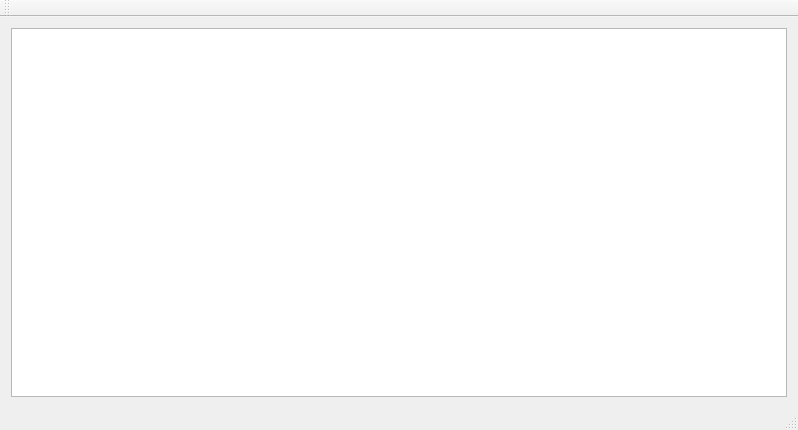
<?xml version="1.0" encoding="UTF-8"?>
<ui version="4.0">
 <class>MainWindow</class>
 <widget class="QMainWindow" name="MainWindow">
  <property name="geometry">
   <rect>
    <x>0</x>
    <y>0</y>
    <width>798</width>
    <height>430</height>
   </rect>
  </property>
  <property name="windowTitle">
   <string>Mira Exprivia configurations check</string>
  </property>
  <widget class="QWidget" name="centralWidget">
   <layout class="QGridLayout" name="gridLayout">
    <item row="0" column="0">
     <widget class="QTextEdit" name="teLog">
      <property name="font">
       <font>
        <family>Courier New</family>
       </font>
      </property>
      <property name="readOnly">
       <bool>true</bool>
      </property>
     </widget>
    </item>
   </layout>
  </widget>
  <widget class="QMenuBar" name="menuBar">
   <property name="geometry">
    <rect>
     <x>0</x>
     <y>0</y>
     <width>798</width>
     <height>26</height>
    </rect>
   </property>
  </widget>
  <widget class="QToolBar" name="mainToolBar">
   <attribute name="toolBarArea">
    <enum>TopToolBarArea</enum>
   </attribute>
   <attribute name="toolBarBreak">
    <bool>false</bool>
   </attribute>
  </widget>
  <widget class="QStatusBar" name="statusBar"/>
 </widget>
 <layoutdefault spacing="6" margin="11"/>
 <resources/>
 <connections/>
</ui>
